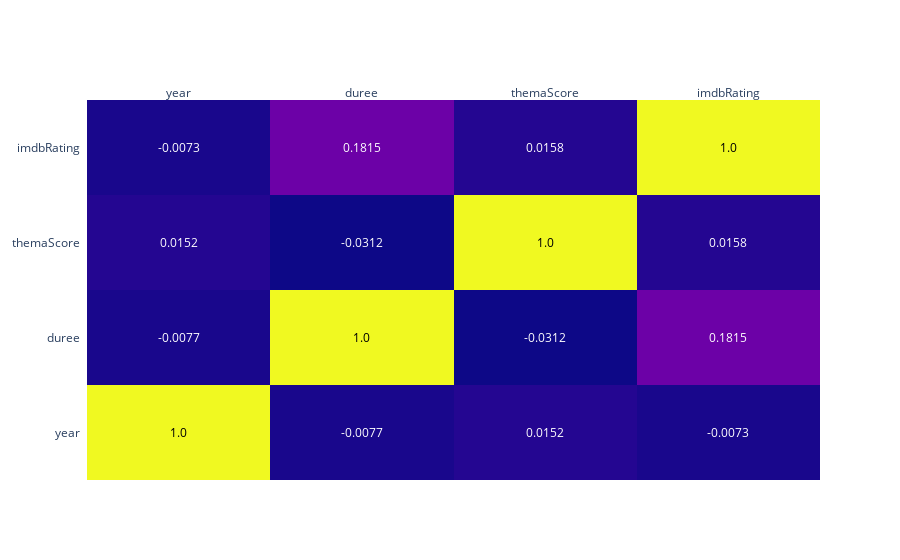

Notebook cell for this chart:
### Markdown cell above
## Graph de correlation

### Code cell
corr_matrix = round(datasetWithoutOutlier.corr(), 4)

fig = ff.create_annotated_heatmap(corr_matrix.values,
                                  x = corr_matrix.columns.values.tolist(),
                                  y = corr_matrix.index.values.tolist(),
                                  )


fig.show()

### Figure 1 — Plotly figure (JSON) as saved in the notebook; plotly's stock layout.template omitted (floating-point values rounded to 4 significant figures)
{"data": [{"colorscale": [[0, "#0d0887"], [0.1111, "#46039f"], [0.2222, "#7201a8"], [0.3333, "#9c179e"], [0.4444, "#bd3786"], [0.5556, "#d8576b"], [0.6667, "#ed7953"], [0.7778, "#fb9f3a"], [0.8889, "#fdca26"], [1, "#f0f921"]], "reversescale": false, "showscale": false, "type": "heatmap", "x": ["year", "duree", "themaScore", "imdbRating"], "y": ["year", "duree", "themaScore", "imdbRating"], "z": [[1, -0.0077, 0.0152, -0.0073], [-0.0077, 1, -0.0312, 0.1815], [0.0152, -0.0312, 1, 0.0158], [-0.0073, 0.1815, 0.0158, 1]]}], "layout": {"annotations": [{"font": {"color": "#000000"}, "showarrow": false, "text": "1.0", "x": "year", "xref": "x", "y": "year", "yref": "y"}, {"font": {"color": "#FFFFFF"}, "showarrow": false, "text": "-0.0077", "x": "duree", "xref": "x", "y": "year", "yref": "y"}, {"font": {"color": "#FFFFFF"}, "showarrow": false, "text": "0.0152", "x": "themaScore", "xref": "x", "y": "year", "yref": "y"}, {"font": {"color": "#FFFFFF"}, "showarrow": false, "text": "-0.0073", "x": "imdbRating", "xref": "x", "y": "year", "yref": "y"}, {"font": {"color": "#FFFFFF"}, "showarrow": false, "text": "-0.0077", "x": "year", "xref": "x", "y": "duree", "yref": "y"}, {"font": {"color": "#000000"}, "showarrow": false, "text": "1.0", "x": "duree", "xref": "x", "y": "duree", "yref": "y"}, {"font": {"color": "#FFFFFF"}, "showarrow": false, "text": "-0.0312", "x": "themaScore", "xref": "x", "y": "duree", "yref": "y"}, {"font": {"color": "#FFFFFF"}, "showarrow": false, "text": "0.1815", "x": "imdbRating", "xref": "x", "y": "duree", "yref": "y"}, {"font": {"color": "#FFFFFF"}, "showarrow": false, "text": "0.0152", "x": "year", "xref": "x", "y": "themaScore", "yref": "y"}, {"font": {"color": "#FFFFFF"}, "showarrow": false, "text": "-0.0312", "x": "duree", "xref": "x", "y": "themaScore", "yref": "y"}, {"font": {"color": "#000000"}, "showarrow": false, "text": "1.0", "x": "themaScore", "xref": "x", "y": "themaScore", "yref": "y"}, {"font": {"color": "#FFFFFF"}, "showarrow": false, "text": "0.0158", "x": "imdbRating", "xref": "x", "y": "themaScore", "yref": "y"}, {"font": {"color": "#FFFFFF"}, "showarrow": false, "text": "-0.0073", "x": "year", "xref": "x", "y": "imdbRating", "yref": "y"}, {"font": {"color": "#FFFFFF"}, "showarrow": false, "text": "0.1815", "x": "duree", "xref": "x", "y": "imdbRating", "yref": "y"}, {"font": {"color": "#FFFFFF"}, "showarrow": false, "text": "0.0158", "x": "themaScore", "xref": "x", "y": "imdbRating", "yref": "y"}, {"font": {"color": "#000000"}, "showarrow": false, "text": "1.0", "x": "imdbRating", "xref": "x", "y": "imdbRating", "yref": "y"}], "xaxis": {"dtick": 1, "gridcolor": "rgb(0, 0, 0)", "side": "top", "ticks": ""}, "yaxis": {"dtick": 1, "ticks": "", "ticksuffix": "  "}}}
